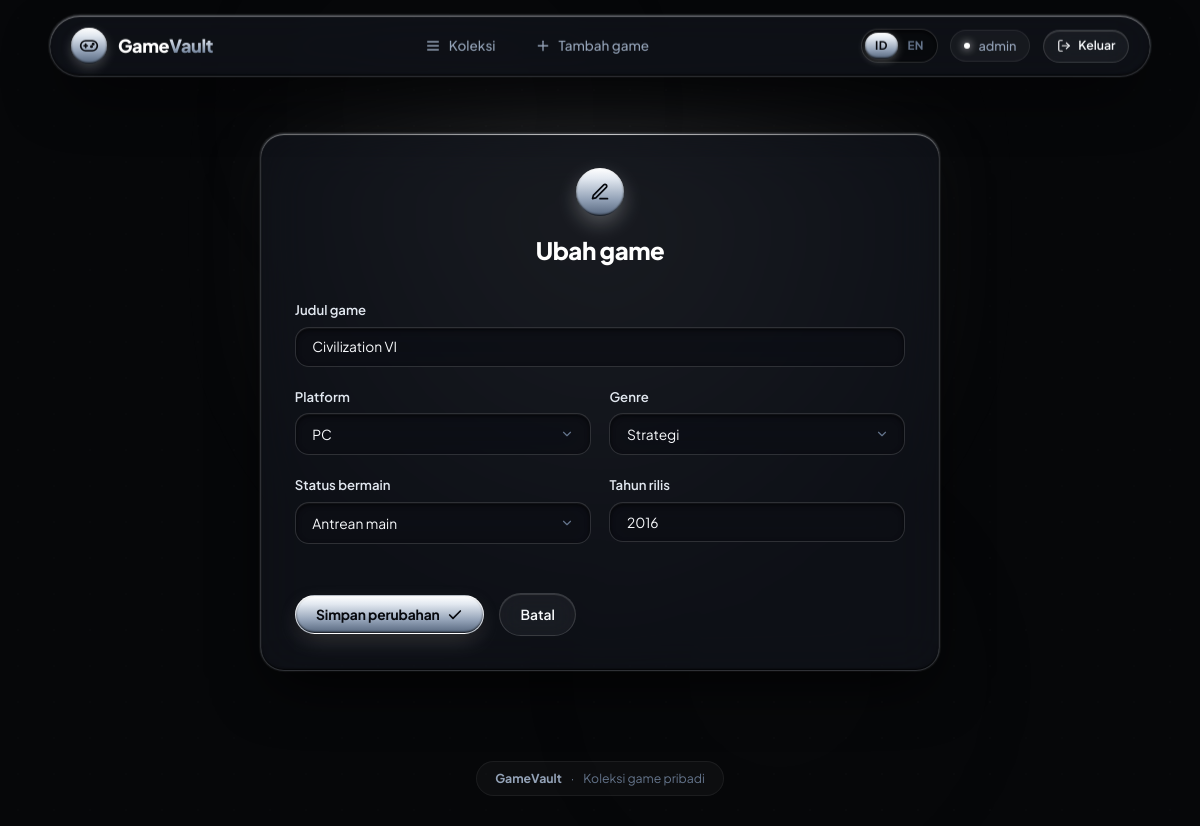
The page /edit.php?id=6 (signed in) on the database its author committed.
### tables this page shows
CREATE TABLE games (
    id           INT UNSIGNED NOT NULL AUTO_INCREMENT PRIMARY KEY,
    title        VARCHAR(150) NOT NULL,
    platform     ENUM('pc','playstation','xbox','switch','mobile','other') NOT NULL,
    genre        ENUM('action','adventure','rpg','strategy','sports','racing','simulation','puzzle','horror','other') NOT NULL,
    status       ENUM('playing','completed','backlog','wishlist') NOT NULL DEFAULT 'backlog',
    release_year SMALLINT UNSIGNED NOT NULL,
    created_at   TIMESTAMP NOT NULL DEFAULT CURRENT_TIMESTAMP,
    updated_at   TIMESTAMP NOT NULL DEFAULT CURRENT_TIMESTAMP ON UPDATE CURRENT_TIMESTAMP,
    INDEX idx_status (status),
    INDEX idx_title (title)
);

### includes/bootstrap.php (called while the page is built, shortened)
<?php
require_once __DIR__ . '/../config/database.php';
function t(string $key): string
{
    return $GLOBALS['LANG'][$key] ?? $key;
}
function e(?string $value): string
{
    return htmlspecialchars((string) $value, ENT_QUOTES, 'UTF-8');
}
function platform_options(): array
{
    return ['pc', 'playstation', 'xbox', 'switch', 'mobile', 'other'];
}
function genre_options(): array
{
    return ['action', 'adventure', 'rpg', 'strategy', 'sports', 'racing', 'simulation', 'puzzle', 'horror', 'other'];
}
function status_options(): array
{
    return ['playing', 'completed', 'backlog', 'wishlist'];
}

### config/database.php (called while the page is built, shortened)
<?php
function db(): PDO
{
    static $pdo = null;
    if ($pdo === null) {
        try {
            $pdo = new PDO(
                'mysql:host=' . DB_HOST . ';dbname=' . DB_NAME . ';charset=utf8mb4',
                DB_USER,
                DB_PASS,
                [
                    PDO::ATTR_ERRMODE            => PDO::ERRMODE_EXCEPTION,
                    PDO::ATTR_DEFAULT_FETCH_MODE => PDO::FETCH_ASSOC,
                    PDO::ATTR_EMULATE_PREPARES   => false,
                ]
            );
        } catch (PDOException $e) {
            http_response_code(500);
            exit('Koneksi database gagal / Database connection failed. Periksa config/database.php');
        }
    }
    return $pdo;
}

### includes/game_form.php (the view, shortened to what this page needs)
<form method="post" class="form" novalidate>
    <div class="field <?= isset($errors['title']) ? 'has-error' : '' ?>">
        <label for="title"><?= e(t('field_title')) ?></label>
        <div class="input-wrap">
            <input type="text" id="title" name="title" maxlength="150" value="<?= e($game['title']) ?>" placeholder="e.g. Elden Ring, The Witcher 3" required>
        </div>
    </div>
    <div class="field-row">
        <div class="field <?= isset($errors['platform']) ? 'has-error' : '' ?>">
            <label for="platform"><?= e(t('field_platform')) ?></label>
            <div class="select-wrap">
                <select id="platform" name="platform" required>
                    <?php foreach (platform_options() as $p): ?>
                        <option value="<?= e($p) ?>" <?= $game['platform'] === $p ? 'selected' : '' ?>><?= e(t('platform_' . $p)) ?></option>
                    <?php endforeach; ?>
                </select>
                <svg class="select-arrow" width="14" height="14" viewBox="0 0 24 24" fill="none" stroke="currentColor" stroke-width="2" stroke-linecap="round" stroke-linejoin="round">
                    <polyline points="6 9 12 15 18 9"></polyline>
                </svg>
            </div>
        </div>
        <div class="field <?= isset($errors['genre']) ? 'has-error' : '' ?>">
            <label for="genre"><?= e(t('field_genre')) ?></label>
            <div class="select-wrap">
                <select id="genre" name="genre" required>
                    <?php foreach (genre_options() as $g): ?>
                        <option value="<?= e($g) ?>" <?= $game['genre'] === $g ? 'selected' : '' ?>><?= e(t('genre_' . $g)) ?></option>
                    <?php endforeach; ?>
                </select>
                <svg class="select-arrow" width="14" height="14" viewBox="0 0 24 24" fill="none" stroke="currentColor" stroke-width="2" stroke-linecap="round" stroke-linejoin="round">
                    <polyline points="6 9 12 15 18 9"></polyline>
                </svg>
            </div>
        </div>
    </div>
    <div class="field-row">
        <div class="field <?= isset($errors['status']) ? 'has-error' : '' ?>">
            <label for="status"><?= e(t('field_status')) ?></label>
            <div class="select-wrap">
                <select id="status" name="status" required>
                    <?php foreach (status_options() as $s): ?>
                        <option value="<?= e($s) ?>" <?= $game['status'] === $s ? 'selected' : '' ?>><?= e(t('status_' . $s)) ?></option>
                    <?php endforeach; ?>
                </select>
                <svg class="select-arrow" width="14" height="14" viewBox="0 0 24 24" fill="none" stroke="currentColor" stroke-width="2" stroke-linecap="round" stroke-linejoin="round">
                    <polyline points="6 9 12 15 18 9"></polyline>
                </svg>
            </div>
        </div>
        <div class="field <?= isset($errors['release_year']) ? 'has-error' : '' ?>">
            <label for="release_year"><?= e(t('field_year')) ?></label>
            <div class="input-wrap">
                <input type="number" id="release_year" name="release_year" value="<?= e((string) $game['release_year']) ?>" placeholder="e.g. 2024" required>
            </div>
        </div>
    </div>
    <div class="actions">
        <button type="submit" class="btn btn-primary btn-chrome">
            <span><?= e($submitLabel) ?></span>
            <svg width="16" height="16" viewBox="0 0 24 24" fill="none" stroke="currentColor" stroke-width="2.5" stroke-linecap="round" stroke-linejoin="round">
                <polyline points="20 6 9 17 4 12"></polyline>
            </svg>
        </button>
        <a class="btn btn-ghost" href="index.php"><?= e(t('cancel')) ?></a>
    </div>
</form>

### assets/style.css (style rules this page uses)
:root { --bg-void: #060709; --bg-subtle: #0c0e14; --text-primary: #f8fafc; --text-secondary: #94a3b8; --text-muted: #64748b; --text-dark: #07090e; --glass-surface: rgba(18, 21, 28, 0.68); --glass-surface-hover: rgba(26, 30, 40, 0.78); --glass-subtle: rgba(255, 255, 255, 0.04); --glass-border: rgba(255, 255, 255, 0.14); --glass-border-bright: rgba(255, 255, 255, 0.45); --glass-blur: 24px; --specular-rim: inset 0 1px 1px 0 rgba(255, 255, 255, 0.45), inset 0 -1px 2px 0 rgba(0, 0, 0, 0.8); --specular-glow: 0 0 25px -4px rgba(255, 255, 255, 0.12); --card-shadow: 0 24px 60px -15px rgba(0, 0, 0, 0.85), 0 0 1px 1px rgba(255, 255, 255, 0.08); --chrome-gradient: linear-gradient(180deg, #ffffff 0%, #e2e8f0 22%, #94a3b8 65%, #64748b 92%, #475569 100%); --chrome-gradient-hover: linear-gradient(180deg, #ffffff 0%, #f8fafc 25%, #cbd5e1 65%, #94a3b8 95%, #64748b 100%); --chrome-dark-gradient: linear-gradient(180deg, rgba(255,255,255,0.12) 0%, rgba(255,255,255,0.03) 100%); --radius-pill: 9999px; --radius-card: 24px; --radius-input: 14px; --radius-badge: 9999px; --st-playing-bg: rgba(255, 255, 255, 0.14); --st-playing-border: rgba(255, 255, 255, 0.4); --st-playing-text: #ffffff; --st-completed-bg: rgba(210, 218, 230, 0.1); --st-completed-border: rgba(210, 218, 230, 0.28); --st-completed-text: #e2e8f0; --st-backlog-bg: rgba(148, 163, 184, 0.08); --st-backlog-border: rgba(148, 163, 184, 0.22); --st-backlog-text: #cbd5e1; --st-wishlist-bg: rgba(100, 116, 139, 0.1); --st-wishlist-border: rgba(100, 116, 139, 0.22); --st-wishlist-text: #94a3b8; --danger-red: #ef4444; --danger-bg: rgba(239, 68, 68, 0.12); --danger-border: rgba(239, 68, 68, 0.3); --success-green: #10b981; --success-bg: rgba(16, 185, 129, 0.12); --success-border: rgba(16, 185, 129, 0.3); }
*, *::before, *::after { box-sizing: border-box; margin: 0; padding: 0; }
html { font-size: 15px; scroll-behavior: smooth; -webkit-font-smoothing: antialiased; -moz-osx-font-smoothing: grayscale; }
body { background-color: var(--bg-void); color: var(--text-primary); font-family: 'Plus Jakarta Sans', system-ui, -apple-system, BlinkMacSystemFont, "Segoe UI", Roboto, sans-serif; line-height: 1.6; min-height: 100vh; display: flex; flex-direction: column; position: relative; overflow-x: hidden; }
a { color: inherit; text-decoration: none; transition: all 0.25s cubic-bezier(0.16, 1, 0.3, 1); }
.btn { display: inline-flex; align-items: center; justify-content: center; gap: 0.5rem; border: 1px solid transparent; border-radius: var(--radius-pill); padding: 0.65rem 1.35rem; font-family: inherit; font-size: 0.92rem; font-weight: 600; cursor: pointer; text-decoration: none; transition: all 0.25s cubic-bezier(0.16, 1, 0.3, 1); position: relative; user-select: none; }
.btn-primary, .btn-chrome { background: var(--chrome-gradient); color: var(--text-dark); border-color: rgba(255, 255, 255, 0.6); box-shadow: var(--specular-rim), 0 8px 24px -4px rgba(255, 255, 255, 0.2), 0 4px 12px rgba(0, 0, 0, 0.5); font-weight: 700; letter-spacing: -0.01em; }
.btn-ghost { background: var(--glass-subtle); color: var(--text-primary); border: 1px solid var(--glass-border); backdrop-filter: blur(12px); box-shadow: inset 0 1px 1px rgba(255, 255, 255, 0.15); }
input[type=search], input[type=text], input[type=password], input[type=number], select { width: 100%; padding: 0.7rem 1.1rem; border-radius: var(--radius-input); border: 1px solid var(--glass-border); background: rgba(12, 14, 20, 0.75); backdrop-filter: blur(16px); color: var(--text-primary); font-family: inherit; font-size: 0.92rem; box-shadow: inset 0 2px 5px rgba(0, 0, 0, 0.6), inset 0 1px 0 rgba(255, 255, 255, 0.08); transition: all 0.25s ease; }
.form { margin-top: 1rem; }
.field { margin-bottom: 1.25rem; flex: 1; }
.field-row { display: flex; gap: 1.25rem; flex-wrap: wrap; }
.field-row .field { min-width: 200px; }
label { display: block; font-weight: 600; margin-bottom: 0.45rem; font-size: 0.88rem; color: #e2e8f0; }
.select-wrap { position: relative; display: flex; align-items: center; }
.select-wrap select { appearance: none; -webkit-appearance: none; padding-right: 2.5rem; cursor: pointer; }
.select-wrap select option { background: #0f121a; color: #ffffff; padding: 8px; }
.select-arrow { position: absolute; right: 1.1rem; color: var(--text-muted); pointer-events: none; }
.actions { display: flex; gap: 1rem; margin-top: 2rem; align-items: center; }

### rows shown on the page
games: title "Civilization VI", platform "PC", genre "Strategi", status "Antrean main", release_year "2016"

### other values the page prints
t('nav_collection') "Koleksi"
t('nav_add') "Tambah game"
$_SESSION['username'] "admin"
t('logout') "Keluar"
t('edit_title') "Ubah game"
t('field_title') "Judul game"
t('field_platform') "Platform"
t('field_genre') "Genre"
t('field_status') "Status bermain"
t('field_year') "Tahun rilis"
$submitLabel "Simpan perubahan"
t('cancel') "Batal"
t('footer') "Koleksi game pribadi"
